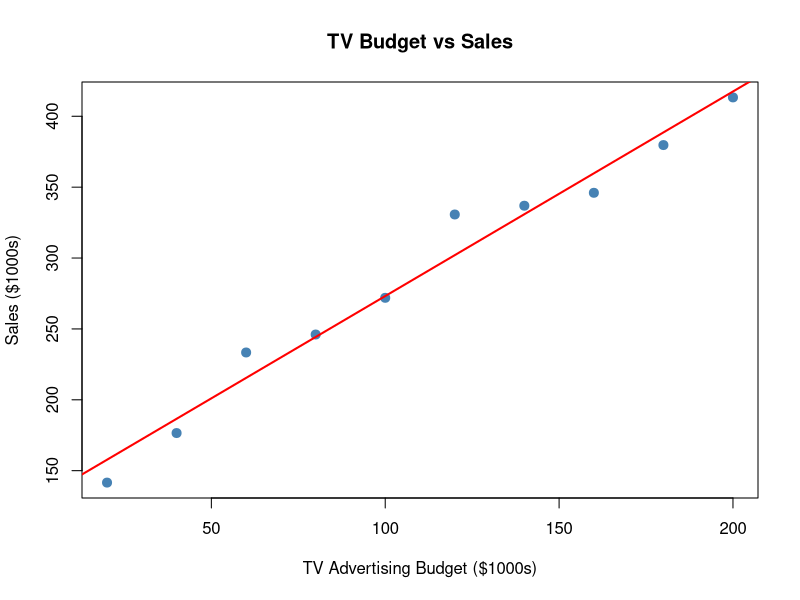

R code for this plot:
# 1. Load data (using built-in dataset or create your own)
# Creating simulated data for demonstration
set.seed(123)
advertising_data <- data.frame(
  tv_budget = c(20, 40, 60, 80, 100, 120, 140, 160, 180, 200),
  sales = c(150, 180, 210, 245, 270, 305, 330, 365, 390, 420) + rnorm(10, 0, 15)
)

advertising_data

# 2. Visualize the relationship
plot(advertising_data$tv_budget, advertising_data$sales,
     main = "TV Budget vs Sales",
     xlab = "TV Advertising Budget ($1000s)",
     ylab = "Sales ($1000s)",
     pch = 19, col = "steelblue", cex = 1.2)

# 3. Fit the linear model
model_simple <- lm(sales ~ tv_budget, data = advertising_data)

# 4. Add regression line to plot
abline(model_simple, col = "red", lwd = 2)

# 5. View model summary
#summary(model_simple)

print(model_simple)
